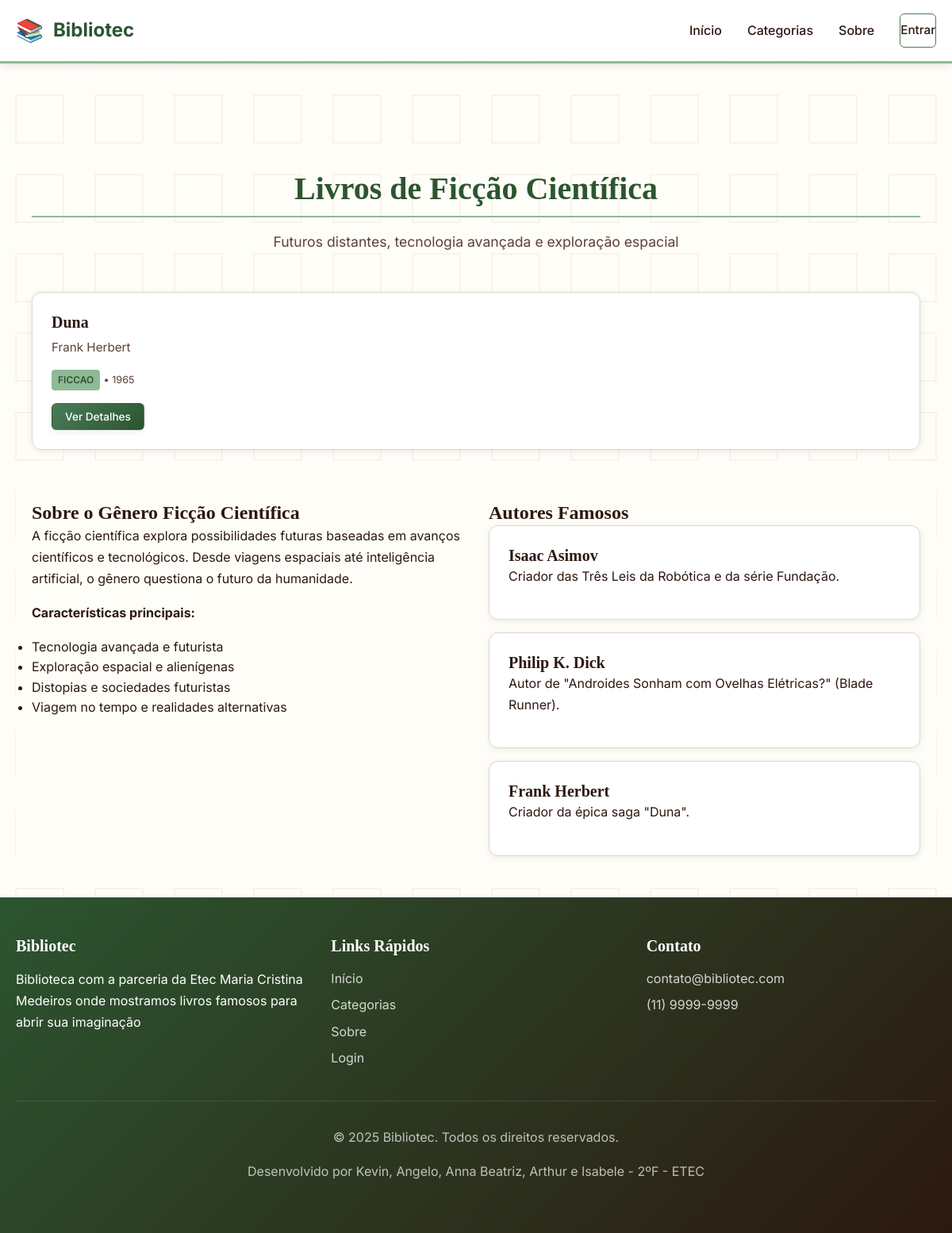
The app's page /bibliotec/ficcao.php with its own data.
### tables this page shows
CREATE TABLE `livros` (
  `id_livro` int(11) NOT NULL,
  `titulo` varchar(200) DEFAULT NULL,
  `autor` varchar(100) DEFAULT NULL,
  `genero` varchar(50) DEFAULT NULL,
  `ano_publicado` int(11) DEFAULT NULL,
  `editora` varchar(100) DEFAULT NULL,
  `numero_paginas` int(11) DEFAULT NULL,
  `imagem_url` varchar(255) DEFAULT NULL
);

### bibliotec/ficcao.php (the view, shortened to what this page needs)
<?php
include 'includes/conexao.php';
$genero = 'ficcao';
$livros_categoria = $pdo->prepare("
    SELECT * FROM LIVROS
    WHERE genero LIKE ?
    ORDER BY titulo
");
$livros_categoria->execute(["%$genero%"]);
$livros = $livros_categoria->fetchAll();
?>
<!DOCTYPE html>
<html lang="pt-BR">
<head>
    <link rel="stylesheet" href="assets/css/estilo.css">
</head>
<body>
    <?php include 'includes/header.php'; ?>
    <main>
        <section class="section">
            <div class="container">
                <div class="section-header">
                    <h2 class="section-title">Livros de Ficção Científica</h2>
                    <p class="section-subtitle">Futuros distantes, tecnologia avançada e exploração espacial</p>
                </div>
                <?php if(empty($livros)): ?>
                    <div class="text-center" style="padding: 3rem;">
                        <i class="fas fa-rocket" style="font-size: 3rem; color: var(--text-muted); margin-bottom: 1rem;"></i>
                        <p style="color: var(--text-secondary);">Nenhum livro de ficção científica cadastrado ainda.</p>
                        <?php if(isset($_SESSION['usuario_tipo']) && $_SESSION['usuario_tipo'] == 'admin'): ?>
                            <a href="admin/livros.php" class="btn btn-primary mt-2">Cadastrar Livros de Ficção Científica</a>
                        <?php endif; ?>
                    </div>
<?php else: ?>
    <div class="grid grid-3">
        <?php foreach($livros as $livro): ?>
            <div class="card">
                <div class="card-body">
                    <h3 class="card-title"><?= htmlspecialchars($livro['titulo']) ?></h3>
                    <p class="card-text"><?= htmlspecialchars($livro['autor']) ?></p>
                    <p class="card-text">
                        <span class="badge badge-primary"><?= htmlspecialchars($livro['genero']) ?></span>
                        <small>• <?= $livro['ano_publicado'] ?></small>
                    </p>
                    <div class="card-actions">
                        <button class="btn btn-primary btn-small" onclick="openBookModal(<?= $livro['id_livro'] ?>)">
                            Ver Detalhes
                        </button>
                    </div>
                </div>
            </div>
        <?php endforeach; ?>
    </div>
<?php endif; ?>
            </div>
        </section>
        <section class="section" style="background: var(--background);">
            <div class="container">
                <div class="grid grid-2">
                    <div>
                        <h3>Sobre o Gênero Ficção Científica</h3>
                        <p>A ficção científica explora possibilidades futuras baseadas em avanços científicos e tecnológicos. Desde viagens espaciais até inteligência artificial, o gênero questiona o futuro da humanidade.</p>
                        <p><strong>Características principais:</strong></p>
                        <ul>
                            <li>Tecnologia avançada e futurista</li>
                            <li>Exploração espacial e alienígenas</li>
                            <li>Distopias e sociedades futuristas</li>
                            <li>Viagem no tempo e realidades alternativas</li>
                        </ul>
                    </div>
                    <div>
                        <h3>Autores Famosos</h3>
                        <div class="card">
                            <div class="card-body">
                                <h4>Isaac Asimov</h4>
                                <p>Criador das Três Leis da Robótica e da série Fundação.</p>
                            </div>
                        </div>
                        <div class="card mt-2">
                            <div class="card-body">
                                <h4>Philip K. Dick</h4>
                                <p>Autor de "Androides Sonham com Ovelhas Elétricas?" (Blade Runner).</p>
                            </div>
                        </div>
                        <div class="card mt-2">
                            <div class="card-body">
                                <h4>Frank Herbert</h4>
                                <p>Criador da épica saga "Duna".</p>
                            </div>
                        </div>
                    </div>
                </div>
            </div>
        </section>
    </main>
    <?php include 'includes/footer.php'; ?>
</body>
</html>

### bibliotec/assets/css/estilo.css (style rules this page uses)
:root { --primary-dark: #2C5530; --primary-main: #4A7C59; --primary-light: #8FB996; --secondary-dark: #8B4513; --secondary-main: #D2691E; --secondary-light: #F4A460; --background: #FEFDF7; --surface: #FFFFFF; --paper: #FFF8E1; --text-primary: #2C1810; --text-secondary: #5D4037; --text-muted: #8D6E63; --border: #E0D6C8; --shadow: rgba(44, 24, 16, 0.08); --shadow-hover: rgba(44, 24, 16, 0.15); --success: #388E3C; --warning: #F57C00; --error: #D32F2F; --info: #1976D2; --destaque-ouro: #D4AF37; --destaque-marrom: #8B4513; --destaque-verde: #2E7D32; }
* { margin: 0; padding: 0; box-sizing: border-box; }
body { font-family: 'Inter', 'Georgia', serif; line-height: 1.6; background-color: var(--background); color: var(--text-primary); font-weight: 400; }
main { flex: 1; padding-top: 80px; }
.container { max-width: 1200px; margin: 0 auto; padding: 0 20px; }
h1, h2, h3, h4, h5, h6 { font-weight: 600; line-height: 1.3; color: var(--text-primary); font-family: 'Georgia', serif; }
h2 { font-size: 2rem; border-bottom: 2px solid var(--primary-light); padding-bottom: 0.5rem; margin-bottom: 1.5rem; }
h3 { font-size: 1.5rem; }
h4 { font-size: 1.25rem; }
p { margin-bottom: 1rem; line-height: 1.7; }
.btn { display: inline-flex; align-items: center; justify-content: center; padding: 12px 24px; border-radius: 6px; font-weight: 500; font-size: 0.95rem; cursor: pointer; transition: all 0.3s ease; border: none; font-family: 'Inter', sans-serif; gap: 8px; text-decoration: none; border: 1px solid transparent; }
.btn-primary { background: linear-gradient(135deg, var(--primary-main) 0%, var(--primary-dark) 100%); color: white; box-shadow: 0 2px 8px var(--shadow); }
.btn-small { padding: 8px 16px; font-size: 0.85rem; }
.card { background-color: var(--surface); border-radius: 12px; box-shadow: 0 2px 8px var(--shadow); overflow: hidden; transition: all 0.3s ease; border: 1px solid var(--border); }
.card-body { padding: 1.5rem; }
.card-title { font-size: 1.25rem; margin-bottom: 0.5rem; color: var(--text-primary); }
.card-text { color: var(--text-secondary); font-size: 0.95rem; margin-bottom: 1rem; line-height: 1.5; }
.card-actions { display: flex; gap: 0.5rem; flex-wrap: wrap; }
.grid { display: grid; gap: 2rem; }
.grid-2 { grid-template-columns: repeat(auto-fit, minmax(300px, 1fr)); }
.grid-3 { grid-template-columns: repeat(auto-fit, minmax(250px, 1fr)); }
.section { padding: 4rem 0; }
.section-header { text-align: center; margin-bottom: 3rem; }
.section-title { font-size: 2.5rem; margin-bottom: 1rem; color: var(--primary-dark); }
.section-subtitle { color: var(--text-secondary); font-size: 1.1rem; max-width: 600px; margin: 0 auto; }
.badge { display: inline-block; padding: 4px 8px; border-radius: 4px; font-size: 0.75rem; font-weight: 600; text-transform: uppercase; }
.badge-primary { background-color: var(--primary-light); color: var(--primary-dark); }
.mt-2 { margin-top: 1rem; }
.container { max-width: 1200px; margin: 0 auto; padding: 0 20px; width: 100%; }
.section { padding: 2rem 0; min-height: auto; overflow: visible; }
body { margin: 0; padding: 0; min-height: 100vh; display: flex; flex-direction: column; }

### records on screen
livros: titulo "Duna", autor "Frank Herbert", genero "FICCAO", ano_publicado "1965"
